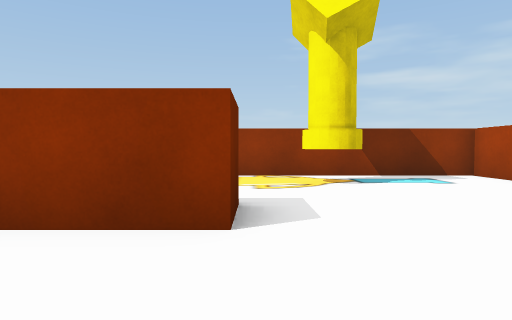
View 1 (above)

24 first-person views from a walk through a Unity game level. The camera is 0.58 m above the floor, tilts 2° down and sees 75° across. The floor is counted in squares, 1 m on a side. Each view is taken from the middle of a square. On the plan, view 1 faces up. The plan holds only what a view shows up to about 9 squares ahead; the rest is blank. The player is left out.

View 2
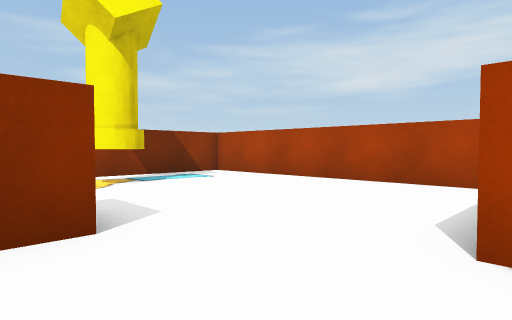

View 3
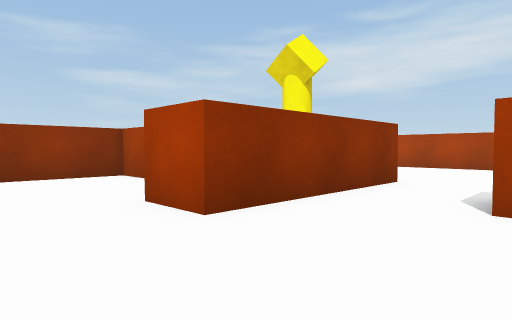

View 4
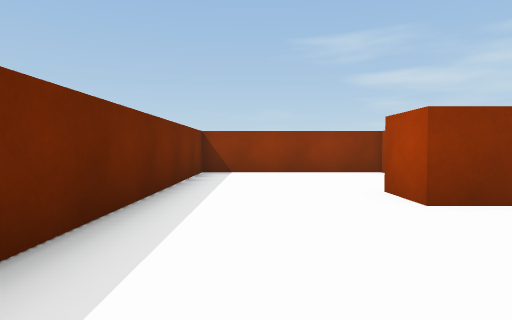

View 5
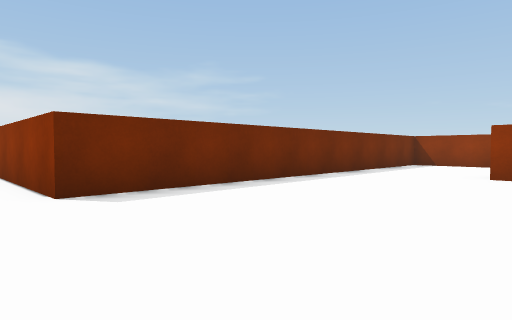

View 6
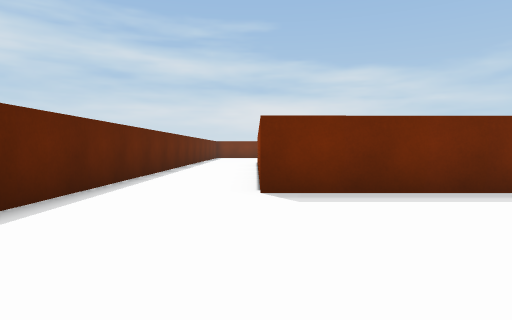

View 7
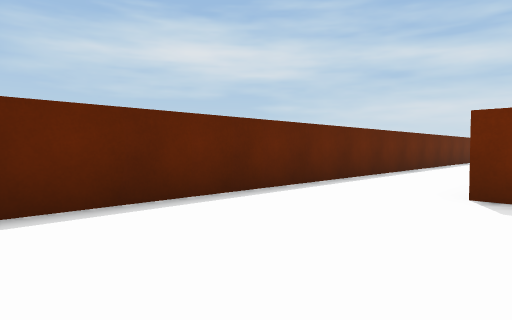

View 8
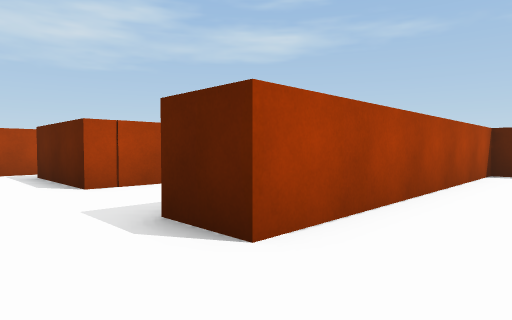

View 9
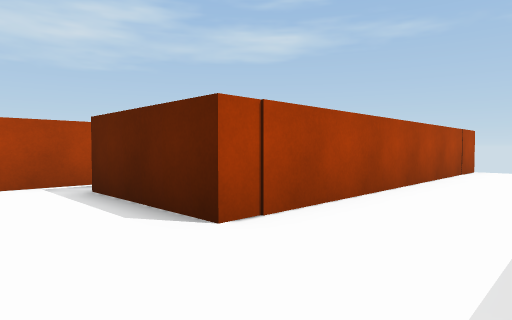

View 10
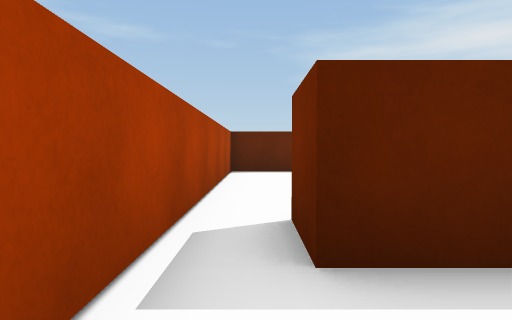

View 11
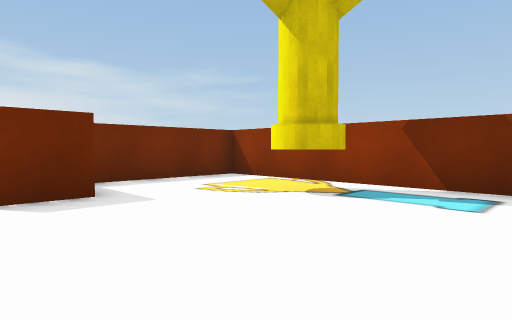

View 12
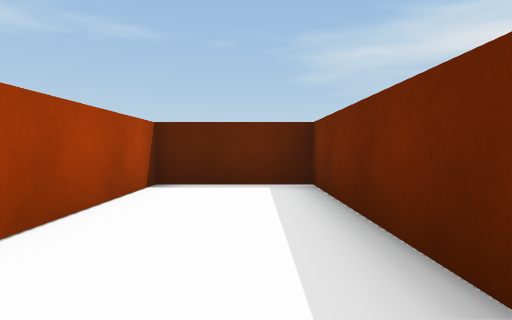

View 13
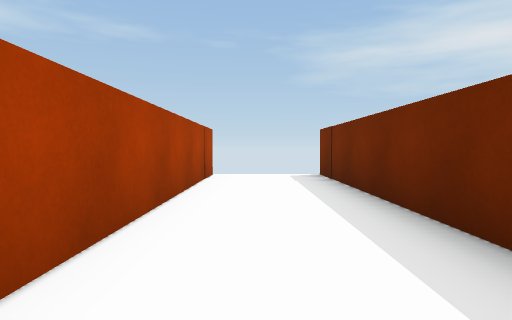

View 14
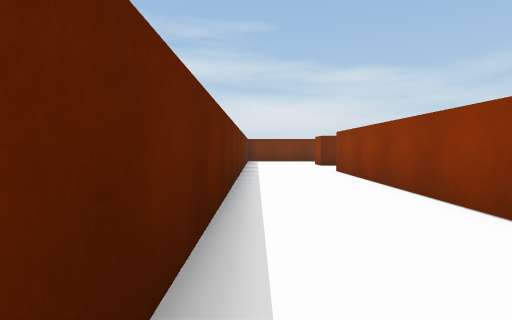

View 15
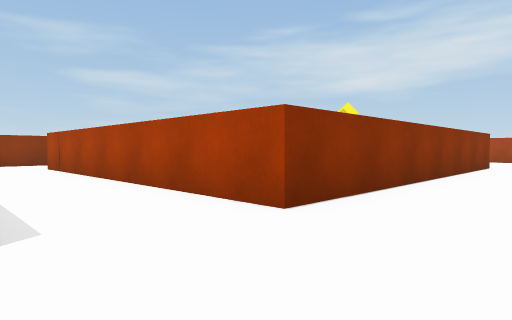

View 16
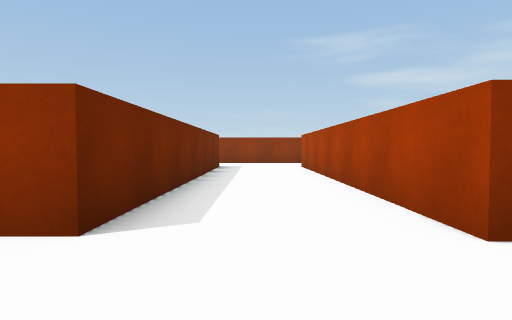

View 17
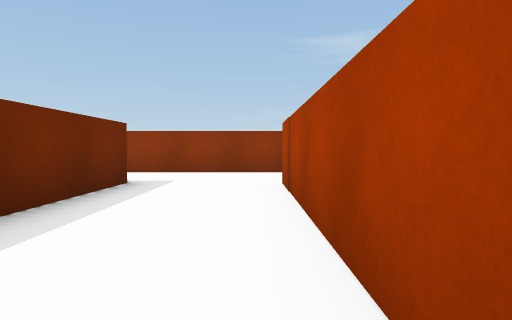

View 18
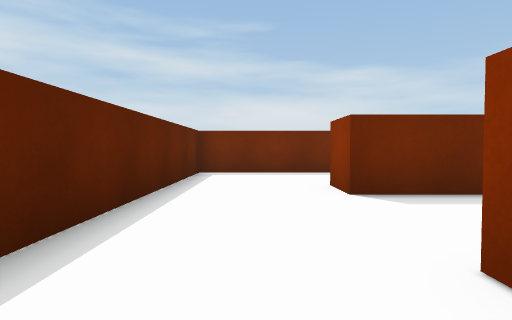

View 19
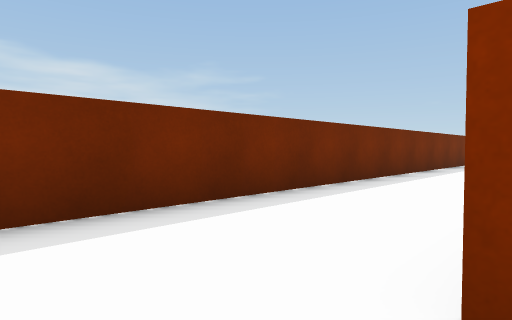

View 20
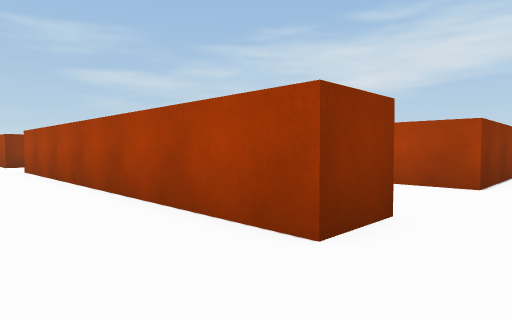

View 21
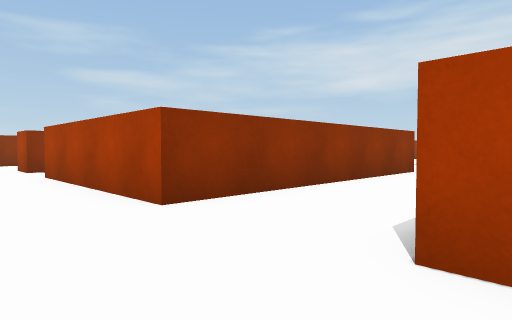

View 22
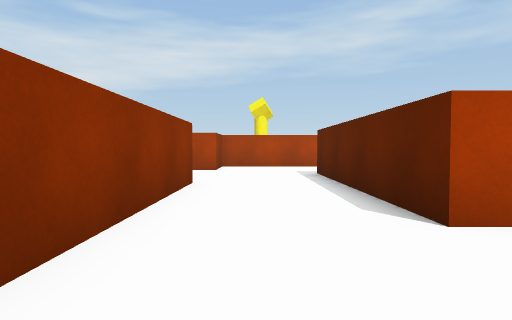

View 23
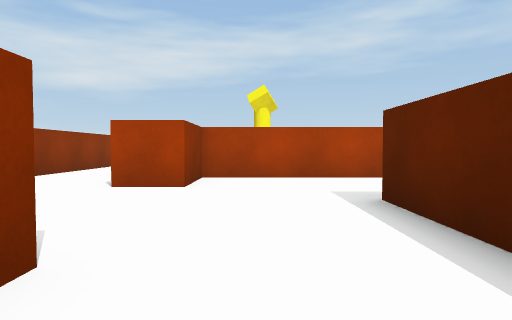

View 24
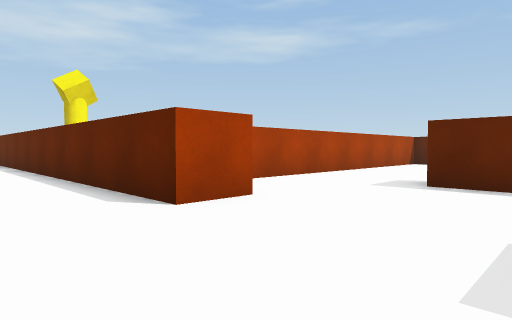

### Floor plan
Points are (right, up) in squares from view 1. A wall is a line through its corners. A room is listed if a view was taken in it or the views show most of it. See-through windows are left out.
Room 1 (views 1, 2, 3, 4, 5, 6, 7, 8, 9, 10, 11, 12, 13, 14, 15, 16, 18, 19, 20, 21)
walls: (-1.5, -1.9) (-1.5, -7.5); (-2.9, 6) (-2.9, 7.1) (-7.3, 7.1) (-7.3, -3.8) (-16.6, -3.8); (2.1, -2.1) (2.1, -6.4) (4.6, -6.4) (4.6, 7.1) (-1.8, 7.1) (-1.8, 4); (1, -7.5) (1, 0); (-19.2, -3.8) (-20.3, -3.8) (-20.3, 4.6); (-20.3, 7.1) (-20.3, 7.6); (-23, 4.9) (-23, -6.4) (-2.6, -6.4) (-2.6, 0.6) (-1.4, 0.6)
ways out: opening at (-19.5, 5.5) to room 2; opening at (-17.5, -3.5) to room 2; opening at (-21.5, 7.5)
objects: brown block (-4, 3) to (0, 3); other object (1, 5) to (2, 6); brown block (2, 0) to (3, 0)
Room 2 (views 17, 22, 23, 24)
walls: (-5.9, 10.6) (-8.1, 10.6); (-10, 7.1) (-10, 8.2) (-2, 8.2); (-13.4, 7.1) (-20.3, 7.1); (-19.2, 4.6) (-19.2, -3.8); (-16.6, -3.8) (-16.6, 4.6) (-11.2, 4.6)
ways out: opening at (-19.5, 5.5) to room 1; opening at (-17.5, -3.5) to room 1; opening at (-11.5, 5.5)

Positions as (right, up) in squares from view 1, and headings:
1: (0, 0), facing up
2: (-1, 0), facing up-right
3: (-6, 0), facing up-right
4: (-6, -1), facing up
5: (-3, -5), facing up-left
6: (-3, -4), facing left
7: (-3, -3), facing down-left
8: (-4, 2), facing down-right
9: (-1, 2), facing down-right
10: (4, 2), facing down
11: (4, 2), facing up-left
12: (3, -1), facing down
13: (0, 0), facing down
14: (-8, -6), facing left
15: (-19, -6), facing up-right
16: (-18, -6), facing up
17: (-17, -1), facing up
18: (-15, -5), facing left
19: (-20, -5), facing up-left
20: (-22, -5), facing up-right
21: (-22, 4), facing up-right
22: (-19, 6), facing right
23: (-15, 6), facing right
24: (-13, 10), facing down-right
